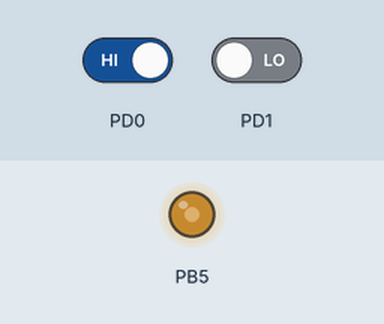
This program was run on a simulated ATmega2560, built with avr-gcc and emulated at 16 MHz. On the bench: output pins drawn as LEDs (lit = HIGH). The inputs (shaded band) are chosen by the test bench; at power-on: PD0 HIGH, PD1 LOW.

Above: at 1.2 s.
1.3 s: PD0 driven LOW
At 2.5 s:
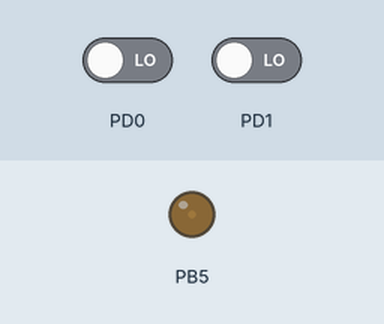
2.8 s: PD0 driven HIGH
At 3.9 s:
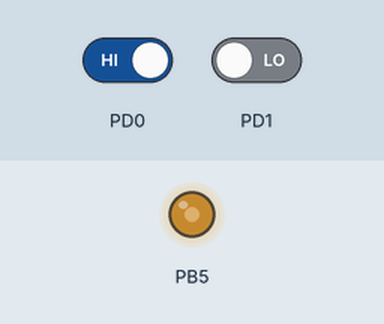
Timing chart, 0 to 5.8 s (numbered marks = the images above; inputs shaded):
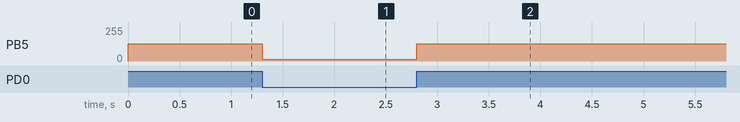

Measured:
- after the input at 1.3 s, PB5: 128/255 → 13/255 at once
- after the input at 2.8 s, PB5: 13/255 → 128/255 at once

The program:

main.cpp
```cpp
/*
 * Task2.4_Fast_PWM.cpp
 *
 * Created: 10/5/2018 3:14:35 AM
 * Author : KNIGHT
 */

#define F_CPU 16000000
#include <avr/io.h>
#include <avr/delay.h>
#include <avr/interrupt.h>
#define duty_cycle_5_percent 0
#define duty_cycle_50_percent 1

// Global variable for toggling the duty cycle.
volatile uint8_t duty_cycle = duty_cycle_5_percent;

// Global variable for toggling the duty cycle.
/********** Hardware configuration
PORT D= PIN D5= PWM
***********************/
void Fast_PWM(void);

int main(void)
{
  Fast_PWM();
}

void Fast_PWM(void)
{
	DDRB |= (1<<PINB5); // Set Pin D5 is Output
	TCCR1A |= (1<<WGM11) | (1<<COM1A1); // WGM11, 12, 13 = Fast PWM (Mode 14). COM1A1 = Set pin on Compare Match
	TCCR1B |= (1<<WGM13) | (1<<WGM12) | (1<<CS11) ; // using ICR1 as TOP and Prescaler 8
	/************************************************* ******************************************
	Calculation of the values ??for the counter value:
	Value for ICR1 (Counter counts up to this value):
	Repetition rate = 50 Hz
	16000000 (bars) / 8 (prescaler) / 1000 (Hz repetition rate) = 2000

	Period
	ICR1 = 2000 = 0x7D0

	At a duty cycle of 5%:
	2000 * 0.05 = 100 = 0x64 -Duty Cycle

	At duty cycle of 50%:
	2000 * 0.5 = 1000 = 0x3E8 -Duty Cycle
	**************************************************/

	ICR1 = 0x7D0; // start value for the period
	OCR1A = 0x64; // Start value for the duty cycle


	while(1){
		if(!(PIND & (1<<PIND0))){
			duty_cycle = duty_cycle_5_percent;
		}
		else if(!(PIND & (1<<PIND1))){
			duty_cycle = duty_cycle_50_percent;
		}
		switch(duty_cycle){
			case duty_cycle_5_percent:
			OCR1A = 0x64; // value for the duty cycle
			break;
			case duty_cycle_50_percent:
			OCR1A = 0x3E8; // value for the duty cycle
			break;
			default:
				break;
		}

	}
}
```
